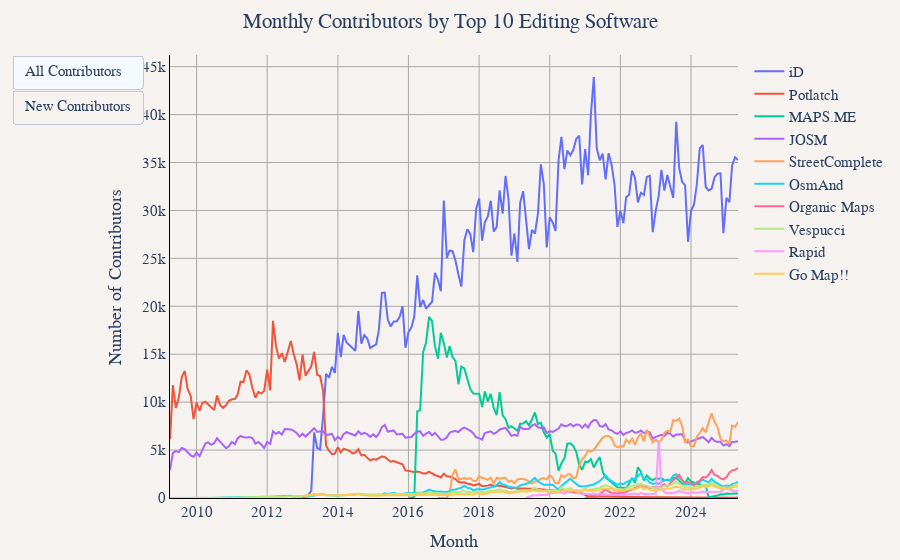

Notebook code for this chart:
### Markdown cell above
## Top 10 Editing Software

### Code cell
# Get top 10 editing software by total contributors
top_10_software = (
    duckdb.sql("""
WITH software_total_contributors AS (
    SELECT
        created_by,
        COUNT(DISTINCT user_name) as total_contributors
    FROM '../data_enriched/year=*/month=*/*.parquet'
    WHERE created_by IS NOT NULL
    GROUP BY created_by
    ORDER BY total_contributors DESC
    LIMIT 10
)
SELECT created_by FROM software_total_contributors
""")
    .df()["created_by"]
    .tolist()
)

# Monthly contributors for top 10 editing software
df_monthly_contributors_by_software = duckdb.sql(f"""
SELECT 
    CONCAT(year, '-', LPAD(CAST(month as VARCHAR), 2, '0')) as months,
    created_by,
    COUNT(DISTINCT user_name) as contributors
FROM '../data_enriched/year=*/month=*/*.parquet'
WHERE created_by IN ({",".join([f"'{s}'" for s in top_10_software])})
GROUP BY year, month, created_by
ORDER BY year, month, created_by
""").df()[:-10]  # Remove last month for each software (incomplete data)

# Monthly new contributors for top 10 editing software
df_monthly_new_contributors_by_software = duckdb.sql(f"""
WITH user_first_appearance AS (
    SELECT 
        user_name,
        year,
        month,
        created_by,
        ROW_NUMBER() OVER (PARTITION BY user_name ORDER BY year, month) as rn
    FROM (
        SELECT DISTINCT user_name, year, month, created_by
        FROM '../data_enriched/year=*/month=*/*.parquet'
        WHERE created_by IN ({",".join([f"'{s}'" for s in top_10_software])})
    )
),
first_appearances AS (
    SELECT user_name, year, month, created_by
    FROM user_first_appearance 
    WHERE rn = 1
)
SELECT
    CONCAT(year, '-', LPAD(CAST(month as VARCHAR), 2, '0')) as months,
    created_by,
    COUNT(DISTINCT user_name) as new_contributors
FROM first_appearances
GROUP BY year, month, created_by
ORDER BY year, month, created_by
""").df()[:-10]

# Create the plot
fig = go.Figure()
buttons = []

# Add traces for all contributors (initially visible)
for software in top_10_software:
    software_data = df_monthly_contributors_by_software[df_monthly_contributors_by_software["created_by"] == software]
    fig.add_trace(
        go.Scatter(
            x=software_data["months"],
            y=software_data["contributors"],
            name=software,
            visible=True,
            hovertemplate=f"{software}" + "<br>%{x}<br>%{y:,} contributors<extra></extra>",
        )
    )

# Add traces for new contributors (initially hidden)
for software in top_10_software:
    software_data = df_monthly_new_contributors_by_software[
        df_monthly_new_contributors_by_software["created_by"] == software
    ]
    fig.add_trace(
        go.Scatter(
            x=software_data["months"],
            y=software_data["new_contributors"],
            name=software,
            visible=False,
            hovertemplate=f"{software}" + "<br>%{x}<br>%{y:,} new contributors<extra></extra>",
        )
    )

# Create buttons for switching between all and new contributors
buttons.append(
    {
        "label": "All Contributors",
        "args": [
            {"visible": [True] * len(top_10_software) + [False] * len(top_10_software)},
            {"title.text": "Monthly Contributors by Top 10 Editing Software"},
        ],
        "method": "update",
    }
)

buttons.append(
    {
        "label": "New Contributors",
        "args": [
            {"visible": [False] * len(top_10_software) + [True] * len(top_10_software)},
            {"title.text": "Monthly New Contributors by Top 10 Editing Software"},
        ],
        "method": "update",
    }
)

fig.update_layout(
    title="Monthly Contributors by Top 10 Editing Software",
    xaxis_title="Month",
    yaxis_title="Number of Contributors",
    updatemenus=[{"type": "buttons", "buttons": buttons}],
    **default_layout,
)

fig.show()

### Figure 1 — Plotly figure (JSON) as saved in the notebook; plotly's stock layout.template omitted (floating-point values rounded to 4 significant figures; data arrays with more than 128 entries replaced by an {"elided": "..."} marker saying what was removed)
{"data": [{"hovertemplate": "iD<br>%{x}<br>%{y:,} contributors<extra></extra>", "name": "iD", "type": "scatter", "visible": true, "x": {"elided": "149 str values"}, "y": {"elided": "149 int values"}}, {"hovertemplate": "Potlatch<br>%{x}<br>%{y:,} contributors<extra></extra>", "name": "Potlatch", "type": "scatter", "visible": true, "x": {"elided": "194 str values"}, "y": {"elided": "194 int values"}}, {"hovertemplate": "MAPS.ME<br>%{x}<br>%{y:,} contributors<extra></extra>", "name": "MAPS.ME", "type": "scatter", "visible": true, "x": ["2016-01", "2016-02", "2016-03", "2016-04", "2016-05", "2016-06", "2016-07", "2016-08", "2016-09", "2016-10", "2016-11", "2016-12", "2017-01", "2017-02", "2017-03", "2017-04", "2017-05", "2017-06", "2017-07", "2017-08", "2017-09", "2017-10", "2017-11", "2017-12", "2018-01", "2018-02", "2018-03", "2018-04", "2018-05", "2018-06", "2018-07", "2018-08", "2018-09", "2018-10", "2018-11", "2018-12", "2019-01", "2019-02", "2019-03", "2019-04", "2019-05", "2019-06", "2019-07", "2019-08", "2019-09", "2019-10", "2019-11", "2019-12", "2020-01", "2020-02", "2020-03", "2020-04", "2020-05", "2020-06", "2020-07", "2020-08", "2020-09", "2020-10", "2020-11", "2020-12", "2021-01", "2021-02", "2021-03", "2021-04", "2021-05", "2021-06", "2021-07", "2021-08", "2021-09", "2021-10", "2021-11", "2021-12", "2022-01", "2022-02", "2022-03", "2022-04", "2022-05", "2022-06", "2022-07", "2022-08", "2022-09", "2022-10", "2022-11", "2022-12", "2023-01", "2023-02", "2023-03", "2023-04", "2023-05", "2023-06", "2023-07", "2023-08", "2023-09", "2023-10", "2023-11", "2023-12", "2024-01", "2024-02", "2024-03", "2024-04", "2024-05", "2024-06", "2024-07", "2024-10", "2024-11", "2024-12", "2025-01", "2025-02", "2025-03", "2025-04", "2025-05"], "y": [1, 13, 69, 9033, 9177, 15234, 16229, 18892, 18454, 15842, 14538, 17240, 16139, 14655, 15844, 14703, 14315, 11870, 13698, 13518, 12326, 11364, 10895, 10875, 10878, 9489, 11109, 10055, 10871, 9388, 8648, 11043, 8629, 8215, 7321, 7491, 7270, 7017, 7741, 7774, 8008, 7559, 8188, 8923, 7707, 7867, 6852, 6301, 6661, 4925, 4631, 2838, 3638, 4137, 5661, 5709, 5418, 4809, 3468, 2935, 3790, 3758, 4056, 3181, 3787, 4261, 2772, 2138, 1887, 1615, 1330, 1120, 1095, 1039, 1024, 1484, 2087, 1569, 3214, 2753, 1827, 2352, 2008, 1870, 2046, 2019, 2079, 1870, 1829, 1821, 2108, 2076, 1807, 1486, 1511, 2062, 1730, 1593, 1489, 1436, 1337, 1331, 65, 256, 386, 373, 469, 437, 470, 483, 472]}, {"hovertemplate": "JOSM<br>%{x}<br>%{y:,} contributors<extra></extra>", "name": "JOSM", "type": "scatter", "visible": true, "x": {"elided": "194 str values"}, "y": {"elided": "194 int values"}}, {"hovertemplate": "StreetComplete<br>%{x}<br>%{y:,} contributors<extra></extra>", "name": "StreetComplete", "type": "scatter", "visible": true, "x": ["2016-11", "2016-12", "2017-01", "2017-02", "2017-03", "2017-04", "2017-05", "2017-06", "2017-07", "2017-08", "2017-09", "2017-10", "2017-11", "2017-12", "2018-01", "2018-02", "2018-03", "2018-04", "2018-05", "2018-06", "2018-07", "2018-08", "2018-09", "2018-10", "2018-11", "2018-12", "2019-01", "2019-02", "2019-03", "2019-04", "2019-05", "2019-06", "2019-07", "2019-08", "2019-09", "2019-10", "2019-11", "2019-12", "2020-01", "2020-02", "2020-03", "2020-04", "2020-05", "2020-06", "2020-07", "2020-08", "2020-09", "2020-10", "2020-11", "2020-12", "2021-01", "2021-02", "2021-03", "2021-04", "2021-05", "2021-06", "2021-07", "2021-08", "2021-09", "2021-10", "2021-11", "2021-12", "2022-01", "2022-02", "2022-03", "2022-04", "2022-05", "2022-06", "2022-07", "2022-08", "2022-09", "2022-10", "2022-11", "2022-12", "2023-01", "2023-02", "2023-03", "2023-04", "2023-05", "2023-06", "2023-07", "2023-08", "2023-09", "2023-10", "2023-11", "2023-12", "2024-01", "2024-02", "2024-03", "2024-04", "2024-05", "2024-06", "2024-07", "2024-08", "2024-09", "2024-10", "2024-11", "2024-12", "2025-01", "2025-02", "2025-03", "2025-04", "2025-05"], "y": [1, 7, 3, 4, 527, 2443, 2976, 1931, 2016, 2078, 1978, 2081, 1808, 1778, 2282, 2084, 2036, 1892, 2107, 1490, 2118, 2013, 2096, 2112, 1689, 1810, 1541, 1942, 1972, 1990, 1902, 1687, 1506, 1738, 1768, 2023, 2083, 1924, 2415, 2049, 1537, 1546, 2389, 2164, 2442, 2498, 2045, 2166, 3410, 4046, 4377, 4918, 4843, 5013, 5440, 5894, 6300, 6456, 6459, 6268, 5488, 5296, 5431, 5364, 6114, 5751, 6192, 5539, 6289, 6739, 5913, 7103, 6397, 5814, 6088, 5789, 6060, 6784, 7009, 6917, 8137, 8020, 8271, 7523, 5831, 6089, 5404, 5423, 6422, 6788, 7288, 6829, 7903, 8845, 7917, 7399, 6157, 5950, 5983, 5667, 7568, 7406, 7923]}, {"hovertemplate": "OsmAnd<br>%{x}<br>%{y:,} contributors<extra></extra>", "name": "OsmAnd", "type": "scatter", "visible": true, "x": {"elided": "180 str values"}, "y": {"elided": "180 int values"}}, {"hovertemplate": "Organic Maps<br>%{x}<br>%{y:,} contributors<extra></extra>", "name": "Organic Maps", "type": "scatter", "visible": true, "x": ["2021-01", "2021-02", "2021-03", "2021-04", "2021-05", "2021-06", "2021-07", "2021-08", "2021-09", "2021-10", "2021-11", "2021-12", "2022-01", "2022-02", "2022-03", "2022-04", "2022-05", "2022-06", "2022-07", "2022-08", "2022-09", "2022-10", "2022-11", "2022-12", "2023-01", "2023-02", "2023-03", "2023-04", "2023-05", "2023-06", "2023-07", "2023-08", "2023-09", "2023-10", "2023-11", "2023-12", "2024-01", "2024-02", "2024-03", "2024-04", "2024-05", "2024-06", "2024-07", "2024-08", "2024-09", "2024-10", "2024-11", "2024-12", "2025-01", "2025-02", "2025-03", "2025-04", "2025-05"], "y": [5, 9, 12, 22, 49, 436, 623, 935, 666, 557, 499, 475, 587, 549, 655, 779, 875, 1045, 1196, 1299, 1224, 1100, 1032, 1115, 1157, 1072, 1237, 1442, 1205, 1567, 1879, 2177, 2424, 1847, 1553, 1672, 1530, 1275, 1648, 1811, 2187, 2145, 2387, 2928, 2406, 2330, 2051, 1965, 2158, 2655, 2886, 2944, 3126]}, {"hovertemplate": "Vespucci<br>%{x}<br>%{y:,} contributors<extra></extra>", "name": "Vespucci", "type": "scatter", "visible": true, "x": {"elided": "194 str values"}, "y": {"elided": "194 int values"}}, {"hovertemplate": "Rapid<br>%{x}<br>%{y:,} contributors<extra></extra>", "name": "Rapid", "type": "scatter", "visible": true, "x": ["2019-05", "2019-06", "2019-07", "2019-08", "2019-09", "2019-10", "2019-11", "2019-12", "2020-01", "2020-02", "2020-03", "2020-04", "2020-05", "2020-06", "2020-07", "2020-08", "2020-09", "2020-10", "2020-11", "2020-12", "2021-01", "2021-02", "2021-03", "2021-04", "2021-05", "2021-06", "2021-07", "2021-08", "2021-09", "2021-10", "2021-11", "2021-12", "2022-01", "2022-02", "2022-03", "2022-04", "2022-05", "2022-06", "2022-07", "2022-08", "2022-09", "2022-10", "2022-11", "2022-12", "2023-01", "2023-02", "2023-03", "2023-04", "2023-05", "2023-06", "2023-07", "2023-08", "2023-09", "2023-10", "2023-11", "2023-12", "2024-01", "2024-02", "2024-03", "2024-04", "2024-05", "2024-06", "2024-07", "2024-08", "2024-09", "2024-10", "2024-11", "2024-12", "2025-01", "2025-02", "2025-03", "2025-04", "2025-05"], "y": [31, 105, 262, 282, 278, 276, 302, 339, 490, 556, 535, 618, 550, 447, 597, 742, 709, 792, 519, 410, 409, 365, 403, 487, 376, 355, 413, 393, 293, 361, 334, 330, 320, 317, 332, 385, 445, 471, 373, 521, 427, 425, 448, 411, 447, 5987, 1085, 618, 494, 498, 529, 604, 725, 662, 564, 480, 537, 596, 517, 584, 657, 616, 617, 591, 602, 626, 650, 874, 1095, 912, 806, 685, 775]}, {"hovertemplate": "Go Map!!<br>%{x}<br>%{y:,} contributors<extra></extra>", "name": "Go Map!!", "type": "scatter", "visible": true, "x": {"elided": "149 str values"}, "y": {"elided": "149 int values"}}, {"hovertemplate": "iD<br>%{x}<br>%{y:,} new contributors<extra></extra>", "name": "iD", "type": "scatter", "visible": false, "x": {"elided": "148 str values"}, "y": {"elided": "148 int values"}}, {"hovertemplate": "Potlatch<br>%{x}<br>%{y:,} new contributors<extra></extra>", "name": "Potlatch", "type": "scatter", "visible": false, "x": {"elided": "182 str values"}, "y": {"elided": "182 int values"}}, {"hovertemplate": "MAPS.ME<br>%{x}<br>%{y:,} new contributors<extra></extra>", "name": "MAPS.ME", "type": "scatter", "visible": false, "x": ["2016-02", "2016-03", "2016-04", "2016-05", "2016-06", "2016-07", "2016-08", "2016-09", "2016-10", "2016-11", "2016-12", "2017-01", "2017-02", "2017-03", "2017-04", "2017-05", "2017-06", "2017-07", "2017-08", "2017-09", "2017-10", "2017-11", "2017-12", "2018-01", "2018-02", "2018-03", "2018-04", "2018-05", "2018-06", "2018-07", "2018-08", "2018-09", "2018-10", "2018-11", "2018-12", "2019-01", "2019-02", "2019-03", "2019-04", "2019-05", "2019-06", "2019-07", "2019-08", "2019-09", "2019-10", "2019-11", "2019-12", "2020-01", "2020-02", "2020-03", "2020-04", "2020-05", "2020-06", "2020-07", "2020-08", "2020-09", "2020-10", "2020-11", "2020-12", "2021-01", "2021-02", "2021-03", "2021-04", "2021-05", "2021-06", "2021-07", "2021-08", "2021-09", "2021-10", "2021-11", "2021-12", "2022-01", "2022-02", "2022-03", "2022-04", "2022-05", "2022-06", "2022-07", "2022-08", "2022-09", "2022-10", "2022-11", "2022-12", "2023-01", "2023-02", "2023-03", "2023-04", "2023-05", "2023-06", "2023-07", "2023-08", "2023-09", "2023-10", "2023-11", "2023-12", "2024-01", "2024-02", "2024-03", "2024-04", "2024-05", "2024-06", "2024-07", "2024-10", "2024-11", "2024-12", "2025-01", "2025-02", "2025-03", "2025-04", "2025-05"], "y": [2, 26, 7238, 6674, 11206, 11242, 12789, 11954, 9350, 8434, 10505, 9334, 8006, 8319, 7315, 7050, 5081, 6461, 6228, 5572, 5159, 4858, 4807, 5071, 4182, 4988, 4393, 4761, 3837, 3367, 4822, 3475, 3030, 2760, 2775, 2688, 2468, 2892, 2878, 2952, 2678, 3005, 3353, 2766, 2899, 2564, 2274, 2537, 1711, 1601, 1027, 1359, 1481, 2061, 1994, 2009, 1734, 1103, 959, 1468, 1332, 1362, 922, 1220, 1504, 280, 143, 143, 117, 69, 52, 70, 54, 41, 348, 622, 387, 1654, 1345, 793, 1111, 990, 876, 980, 947, 961, 814, 796, 829, 989, 961, 768, 627, 644, 904, 746, 670, 618, 529, 513, 538, 16, 182, 265, 235, 306, 249, 262, 264, 260]}, {"hovertemplate": "JOSM<br>%{x}<br>%{y:,} new contributors<extra></extra>", "name": "JOSM", "type": "scatter", "visible": false, "x": {"elided": "194 str values"}, "y": {"elided": "194 int values"}}, {"hovertemplate": "StreetComplete<br>%{x}<br>%{y:,} new contributors<extra></extra>", "name": "StreetComplete", "type": "scatter", "visible": false, "x": ["2016-12", "2017-02", "2017-03", "2017-04", "2017-05", "2017-06", "2017-07", "2017-08", "2017-09", "2017-10", "2017-11", "2017-12", "2018-01", "2018-02", "2018-03", "2018-04", "2018-05", "2018-06", "2018-07", "2018-08", "2018-09", "2018-10", "2018-11", "2018-12", "2019-01", "2019-02", "2019-03", "2019-04", "2019-05", "2019-06", "2019-07", "2019-08", "2019-09", "2019-10", "2019-11", "2019-12", "2020-01", "2020-02", "2020-03", "2020-04", "2020-05", "2020-06", "2020-07", "2020-08", "2020-09", "2020-10", "2020-11", "2020-12", "2021-01", "2021-02", "2021-03", "2021-04", "2021-05", "2021-06", "2021-07", "2021-08", "2021-09", "2021-10", "2021-11", "2021-12", "2022-01", "2022-02", "2022-03", "2022-04", "2022-05", "2022-06", "2022-07", "2022-08", "2022-09", "2022-10", "2022-11", "2022-12", "2023-01", "2023-02", "2023-03", "2023-04", "2023-05", "2023-06", "2023-07", "2023-08", "2023-09", "2023-10", "2023-11", "2023-12", "2024-01", "2024-02", "2024-03", "2024-04", "2024-05", "2024-06", "2024-07", "2024-08", "2024-09", "2024-10", "2024-11", "2024-12", "2025-01", "2025-02", "2025-03", "2025-04", "2025-05"], "y": [1, 1, 149, 896, 808, 322, 332, 259, 293, 380, 305, 269, 451, 327, 233, 183, 314, 119, 286, 197, 237, 270, 131, 175, 170, 248, 251, 229, 208, 191, 90, 119, 144, 221, 181, 162, 413, 280, 138, 230, 359, 208, 243, 316, 156, 173, 402, 424, 582, 774, 437, 603, 729, 781, 735, 725, 722, 512, 524, 433, 426, 458, 568, 406, 608, 500, 566, 617, 422, 794, 608, 450, 554, 485, 494, 615, 521, 606, 1044, 675, 1000, 590, 354, 476, 483, 424, 531, 647, 658, 525, 917, 979, 605, 560, 524, 380, 466, 390, 839, 569, 805]}, {"hovertemplate": "OsmAnd<br>%{x}<br>%{y:,} new contributors<extra></extra>", "name": "OsmAnd", "type": "scatter", "visible": false, "x": {"elided": "179 str values"}, "y": {"elided": "179 int values"}}, {"hovertemplate": "Organic Maps<br>%{x}<br>%{y:,} new contributors<extra></extra>", "name": "Organic Maps", "type": "scatter", "visible": false, "x": ["2021-03", "2021-05", "2021-06", "2021-07", "2021-08", "2021-09", "2021-10", "2021-11", "2021-12", "2022-01", "2022-02", "2022-03", "2022-04", "2022-05", "2022-06", "2022-07", "2022-08", "2022-09", "2022-10", "2022-11", "2022-12", "2023-01", "2023-02", "2023-03", "2023-04", "2023-05", "2023-06", "2023-07", "2023-08", "2023-09", "2023-10", "2023-11", "2023-12", "2024-01", "2024-02", "2024-03", "2024-04", "2024-05", "2024-06", "2024-07", "2024-08", "2024-09", "2024-10", "2024-11", "2024-12", "2025-01", "2025-02", "2025-03", "2025-04", "2025-05"], "y": [2, 6, 222, 243, 401, 197, 150, 121, 108, 158, 137, 148, 201, 210, 317, 326, 348, 281, 211, 216, 262, 285, 221, 308, 391, 270, 403, 533, 608, 706, 419, 311, 369, 302, 180, 304, 384, 501, 521, 582, 729, 478, 530, 442, 419, 499, 821, 804, 778, 797]}, {"hovertemplate": "Vespucci<br>%{x}<br>%{y:,} new contributors<extra></extra>", "name": "Vespucci", "type": "scatter", "visible": false, "x": {"elided": "188 str values"}, "y": {"elided": "188 int values"}}, {"hovertemplate": "Rapid<br>%{x}<br>%{y:,} new contributors<extra></extra>", "name": "Rapid", "type": "scatter", "visible": false, "x": ["2019-06", "2019-07", "2019-08", "2019-09", "2019-10", "2019-11", "2019-12", "2020-01", "2020-02", "2020-03", "2020-04", "2020-05", "2020-06", "2020-07", "2020-08", "2020-09", "2020-10", "2020-11", "2020-12", "2021-01", "2021-02", "2021-03", "2021-04", "2021-05", "2021-06", "2021-07", "2021-08", "2021-09", "2021-10", "2021-11", "2021-12", "2022-01", "2022-02", "2022-03", "2022-04", "2022-05", "2022-06", "2022-07", "2022-08", "2022-09", "2022-10", "2022-11", "2022-12", "2023-01", "2023-02", "2023-03", "2023-04", "2023-05", "2023-06", "2023-07", "2023-08", "2023-09", "2023-10", "2023-11", "2023-12", "2024-01", "2024-02", "2024-03", "2024-04", "2024-05", "2024-06", "2024-07", "2024-08", "2024-09", "2024-10", "2024-11", "2024-12", "2025-01", "2025-02", "2025-03", "2025-04", "2025-05"], "y": [6, 37, 39, 37, 18, 24, 27, 76, 210, 152, 212, 113, 47, 83, 230, 103, 182, 46, 33, 42, 33, 41, 54, 26, 15, 41, 14, 12, 84, 19, 8, 10, 13, 25, 39, 41, 59, 22, 53, 28, 48, 41, 22, 49, 2916, 216, 48, 38, 48, 58, 69, 126, 131, 61, 25, 55, 49, 31, 63, 33, 66, 86, 35, 40, 61, 75, 145, 240, 154, 128, 98, 104]}, {"hovertemplate": "Go Map!!<br>%{x}<br>%{y:,} new contributors<extra></extra>", "name": "Go Map!!", "type": "scatter", "visible": false, "x": {"elided": "149 str values"}, "y": {"elided": "149 int values"}}], "layout": {"font": {"family": "Times", "size": 15}, "margin": {"b": 55, "l": 55, "r": 55, "t": 55}, "paper_bgcolor": "#f5f2f0", "plot_bgcolor": "#f5f2f0", "title": {"text": "Monthly Contributors by Top 10 Editing Software", "x": 0.5}, "updatemenus": [{"buttons": [{"args": [{"visible": [true, true, true, true, true, true, true, true, true, true, false, false, false, false, false, false, false, false, false, false]}, {"title.text": "Monthly Contributors by Top 10 Editing Software"}], "label": "All Contributors", "method": "update"}, {"args": [{"visible": [false, false, false, false, false, false, false, false, false, false, true, true, true, true, true, true, true, true, true, true]}, {"title.text": "Monthly New Contributors by Top 10 Editing Software"}], "label": "New Contributors", "method": "update"}], "type": "buttons"}], "xaxis": {"gridcolor": "darkgray", "linecolor": "black", "showgrid": true, "tickcolor": "black", "title": {"text": "Month"}, "zerolinecolor": "darkgray"}, "yaxis": {"gridcolor": "darkgray", "linecolor": "black", "rangemode": "tozero", "showgrid": true, "tickcolor": "black", "title": {"text": "Number of Contributors"}, "zerolinecolor": "darkgray"}}}
